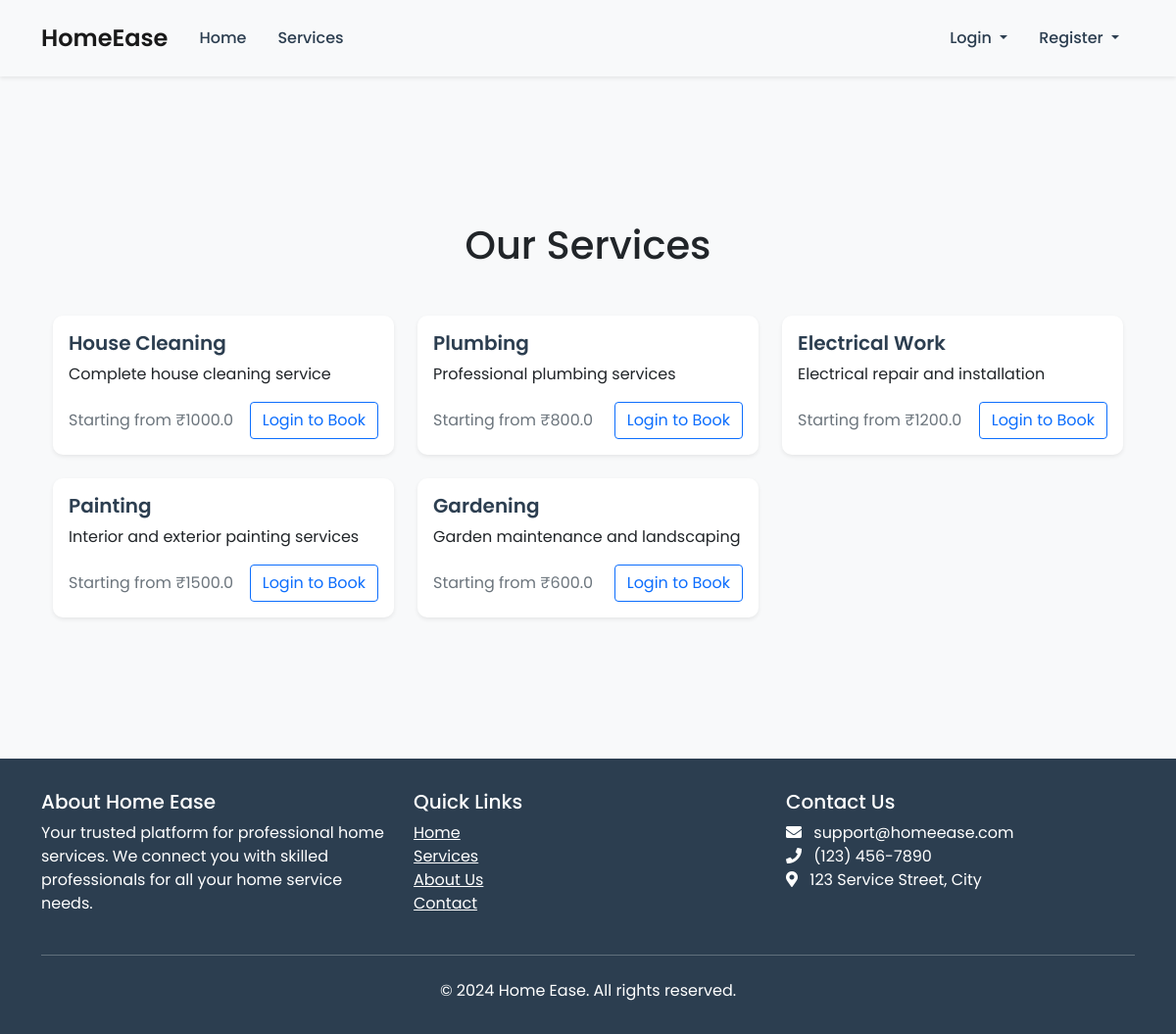
/services, run on the app's committed database.
### models.py (models this page shows, shortened)
class Service(db.Model):
    __tablename__ = 'services'
    service_id = db.Column(db.Integer, primary_key=True)
    service_name = db.Column(db.String(100), nullable=False)
    description = db.Column(db.Text, nullable=False)
    base_price = db.Column(db.Float, nullable=False)
    category = db.Column(db.String(50), nullable=False)
    created_at = db.Column(db.DateTime, default=datetime.utcnow)
    is_active = db.Column(db.Boolean, default=True)
    service_requests = db.relationship('ServiceRequest', backref='service', lazy=True)
    professional_services = db.relationship('ProfessionalService', backref='service', lazy=True)

### routes.py (the view)
@app.route('/services')
def services():
    services = Service.query.filter_by(is_active=True).all()
    return render_template('services.html', services=services)

### routes.py (called while the page is built)
@app.context_processor
def inject_current_user():
    return dict(current_user=current_user)

@app.before_request
def make_session_permanent():
    session.permanent = True
    app.permanent_session_lifetime = timedelta(days=5)

### templates/services.html
{% extends "base.html" %}
{% block content %}
<div class="container py-5">
    <h1 class="text-center mb-5">Our Services</h1>
    <div class="row">
        {% for service in services %}
        <div class="col-md-4 mb-4">
            <div class="card h-100 shadow-sm">
                <div class="card-body">
                    <h5 class="card-title">{{ service.service_name }}</h5>
                    <p class="card-text">{{ service.description }}</p>
                    <div class="d-flex justify-content-between align-items-center">
                        <span class="text-muted">Starting from ₹{{ service.base_price }}</span>
                        {% if session.get('user_type') == 'customer' %}
                            <a href="{{ url_for('book_service', service_id=service.service_id) }}" class="btn btn-primary">Book Now</a>
                        {% elif not session.get('user_type') %}
                            <a href="{{ url_for('customer_login') }}" class="btn btn-outline-primary">Login to Book</a>
                        {% endif %}
                    </div>
                </div>
            </div>
        </div>
        {% endfor %}
    </div>
</div>
{% endblock %}

### templates/base.html (style rules this page uses)
body { font-family: 'Poppins', sans-serif; background-color: #f8f9fa; }
.card { border: none; border-radius: 10px; box-shadow: 0 2px 10px rgba(0,0,0,.08); transition: transform 0.3s ease; }
.card-title { color: #2c3e50; font-weight: 600; }
.shadow-sm { box-shadow: 0 2px 4px rgba(0,0,0,.05); }

### data on the page
Service: service_name "House Cleaning", description "Complete house cleaning service", base_price "1000.0"
Service: service_name "Plumbing", description "Professional plumbing services", base_price "800.0"
Service: service_name "Electrical Work", description "Electrical repair and installation", base_price "1200.0"
Service: service_name "Painting", description "Interior and exterior painting services", base_price "1500.0"
Service: service_name "Gardening", description "Garden maintenance and landscaping", base_price "600.0"
